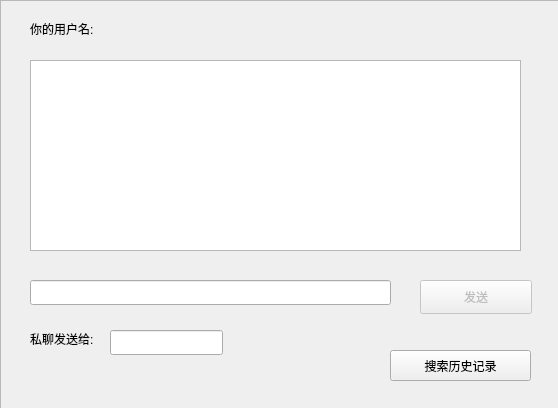
<?xml version="1.0" encoding="UTF-8"?>
<ui version="4.0">
 <class>Widget</class>
 <widget class="QWidget" name="Widget">
  <property name="geometry">
   <rect>
    <x>0</x>
    <y>0</y>
    <width>558</width>
    <height>408</height>
   </rect>
  </property>
  <property name="windowTitle">
   <string>Widget</string>
  </property>
  <property name="styleSheet">
   <string notr="true">QPushButton
{
	background-color: #473C8B; /*背景色*/ 
	border-style: outset;
	border-width: 2px;
	border-radius:5px; /*边界圆滑*/
	border-color: #8B7355;
	font: bold 14px;
	min-width:2em;
	color:white; /*字体颜色*/
	font-family:华文新魏;
	padding: 5px;
}
 
QPushButton:hover
{
	background-color: rgb(0, 150, 0);
}
 
QPushButton:pressed
{
	background-color: #1E90FF; /*伪状态经过时背景色*/ 
	border-style: inset;
}
QPushButton:!enabled{
	background-color: rgb(100, 100, 100);
	border-style: inset;
}

background-color: qlineargradient(spread:pad, x1:0, y1:0, x2:1, y2:0, stop:0 rgba(0, 0, 0, 255), stop:1 rgba(255, 255, 255, 255));</string>
  </property>
  <widget class="QTextEdit" name="textEdit">
   <property name="geometry">
    <rect>
     <x>30</x>
     <y>60</y>
     <width>491</width>
     <height>191</height>
    </rect>
   </property>
   <property name="styleSheet">
    <string notr="true">border-image: url(:/pic/10.png);
</string>
   </property>
  </widget>
  <widget class="QLineEdit" name="lineEdit_3">
   <property name="geometry">
    <rect>
     <x>30</x>
     <y>280</y>
     <width>361</width>
     <height>25</height>
    </rect>
   </property>
  </widget>
  <widget class="QPushButton" name="btn_push">
   <property name="enabled">
    <bool>false</bool>
   </property>
   <property name="geometry">
    <rect>
     <x>420</x>
     <y>280</y>
     <width>112</width>
     <height>34</height>
    </rect>
   </property>
   <property name="text">
    <string>发送</string>
   </property>
  </widget>
  <widget class="QLineEdit" name="target_line">
   <property name="geometry">
    <rect>
     <x>110</x>
     <y>330</y>
     <width>113</width>
     <height>25</height>
    </rect>
   </property>
  </widget>
  <widget class="QLabel" name="label_3">
   <property name="geometry">
    <rect>
     <x>30</x>
     <y>330</y>
     <width>81</width>
     <height>18</height>
    </rect>
   </property>
   <property name="text">
    <string>私聊发送给:</string>
   </property>
  </widget>
  <widget class="QLabel" name="label_4">
   <property name="geometry">
    <rect>
     <x>30</x>
     <y>20</y>
     <width>121</width>
     <height>18</height>
    </rect>
   </property>
   <property name="text">
    <string>你的用户名:</string>
   </property>
  </widget>
  <widget class="QPushButton" name="search1">
   <property name="geometry">
    <rect>
     <x>390</x>
     <y>350</y>
     <width>141</width>
     <height>31</height>
    </rect>
   </property>
   <property name="text">
    <string>搜索历史记录</string>
   </property>
  </widget>
  <widget class="QLabel" name="room_label">
   <property name="geometry">
    <rect>
     <x>460</x>
     <y>60</y>
     <width>61</width>
     <height>21</height>
    </rect>
   </property>
   <property name="text">
    <string/>
   </property>
  </widget>
  <widget class="QFrame" name="frame">
   <property name="geometry">
    <rect>
     <x>0</x>
     <y>0</y>
     <width>561</width>
     <height>411</height>
    </rect>
   </property>
   <property name="styleSheet">
    <string notr="true">border-image: url(:/pic/3.png);</string>
   </property>
   <property name="frameShape">
    <enum>QFrame::StyledPanel</enum>
   </property>
   <property name="frameShadow">
    <enum>QFrame::Raised</enum>
   </property>
  </widget>
  <widget class="QLabel" name="your_id">
   <property name="geometry">
    <rect>
     <x>130</x>
     <y>20</y>
     <width>161</width>
     <height>21</height>
    </rect>
   </property>
   <property name="text">
    <string/>
   </property>
  </widget>
  <zorder>frame</zorder>
  <zorder>textEdit</zorder>
  <zorder>lineEdit_3</zorder>
  <zorder>btn_push</zorder>
  <zorder>target_line</zorder>
  <zorder>label_3</zorder>
  <zorder>label_4</zorder>
  <zorder>search1</zorder>
  <zorder>room_label</zorder>
  <zorder>your_id</zorder>
 </widget>
 <resources/>
 <connections/>
</ui>
